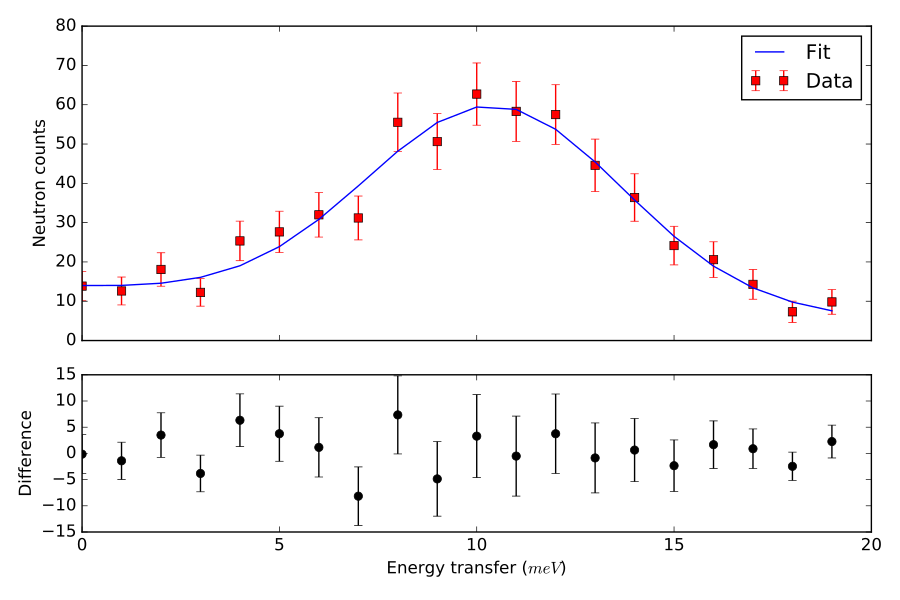

Write Python code to recreate this figure.
from __future__ import division
import numpy as np
import matplotlib.pyplot as plt
from mantid import plots
from mantid.simpleapi import CreateWorkspace, Fit

# Create a workspace that has a Gaussian peak
x = np.arange(20)
y0 = 10.+50*np.exp(-(x-10)**2/20)
err=np.sqrt(y0)
y = 10.+50*np.exp(-(x-10)**2/20)
y += err*np.random.normal(size=len(err))
err = np.sqrt(y)
w = CreateWorkspace(DataX=x, DataY=y, DataE=err, NSpec=1, UnitX='DeltaE')
result = Fit(Function='name=LinearBackground,A0=10,A1=0.;name=Gaussian,Height=60.,PeakCentre=10.,Sigma=3.',
             InputWorkspace='w',
             Output='w',
             OutputCompositeMembers=True)
# The handle to the output workspace is result.OutputWorkspace. The first spectrum is the data,
# the second is the fit, the third is the difference. Subsequent spectra are the calculated
# functions of each of the components of the fit (here LinearBackground and Gaussian)
# Note that the difference spectrum has 0 errors. One can copy the errors from data
result.OutputWorkspace.setE(2,result.OutputWorkspace.readE(0))

#do the plotting
fig, [ax_top, ax_bottom] = plt.subplots(figsize=(9, 6),
                                        nrows=2,
                                        ncols=1,
                                        sharex=True,
                                        gridspec_kw={'height_ratios':[2,1]},
                                        subplot_kw={'projection':'mantid'})

ax_top.errorbar(result.OutputWorkspace,'rs',wkspIndex=0, label='Data')
ax_top.plot(result.OutputWorkspace,'b-',wkspIndex=1, label='Fit')
ax_top.legend()
ax_top.set_xlabel('')
ax_top.set_ylabel('Neutron counts')
ax_top.tick_params(axis='both', direction='in')
ax_bottom.errorbar(result.OutputWorkspace,'ko',wkspIndex=2)
ax_bottom.tick_params(axis='both', direction='in')
ax_bottom.set_ylabel('Difference')
fig.tight_layout()
#fig.show()
